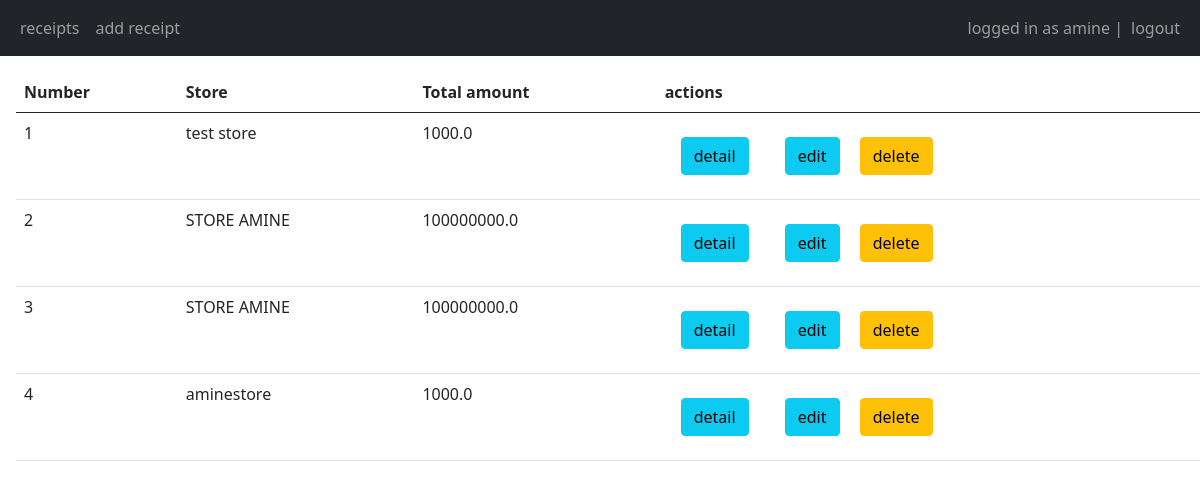
/ (signed in), run on the app's committed database.
### main/models.py (models this page shows, shortened)
class Receipt(models.Model):
    author= models.ForeignKey(User,on_delete=models.CASCADE,related_name="receipts")
    store= models.CharField(max_length=100)
    created_at = models.DateTimeField(auto_now_add=True)
    updated_at = models.DateTimeField(auto_now=True)
    item = models.TextField()
    total_amount = models.FloatField()

### main/views.py (the view)
# urls.py: path("",listView, name="receipts"),
@login_required(login_url="/login/")
def listView(request):
    if request.method == "POST":
        if "delete" in request.POST:
            pk = request.POST.get("delete")
            Receipt.objects.get(author=request.user.id,id=pk).delete()
    receipts = Receipt.objects.filter(author = request.user)
    return render(request,"receipt/listReceipt.html",{"receipts":receipts})

### templates/receipt/listReceipt.html (shortened to what this page needs)
{% extends "base.html" %}
{% block content %}
<form method="post" actions={% url "receipts"%}>
    <table class="table m-3">
        <thead>
            <th>Number</th>
            <th>Store</th>
            <th>Total amount</th>
            <th>actions</th>
    </thead>
    <tbody>
    {% for receipt in receipts%}
        <tr>
            <td>
                {{forloop.counter}}
            </td>
            <td>
                {{ receipt.store }}
            </td>
            <td>
                {{receipt.total_amount}}
            </td>
            <td>
                <a class="btn btn-info m-3" href={% url 'receipt-details' pk=receipt.id %}>detail</a>
                <a class="btn btn-info m-3" href={% url 'receipt-edit' pk=receipt.id %}>edit</a>
                <button formnovalidate name="delete" class="btn btn-warning" value={{receipt.id}}> delete </button>
            </td>
        </tr>
    {% endfor %}
    </tbody>
    </table>
{% endblock %}

### templates/base.html (shortened to what this page needs)
<!DOCTYPE html>
<html>
    <head>
        <link rel="stylesheet" href="">
        <link href="https://cdn.jsdelivr.net/npm/bootstrap@5.0.2/dist/css/bootstrap.min.css" rel="stylesheet">
    </head>
    <body>
        <nav class="navbar navbar-expand-lg navbar-dark bg-dark">
            <div class="container-fluid">
                <div>
                    <ul class="navbar-nav">
                        {% if user.is_authenticated %}
                        <li class="nav-item"><a class="nav-link" href="{% url 'receipts'%}"> receipts </a></li>
                        <li class="nav-item"><a class="nav-link" href= "{% url 'add-receipt' %}" > add receipt </a></li>
                    {% endif %}
                    </ul>
                </div>
                <div>
                    <ul class="navbar-nav">
                    {% if user.is_authenticated %}
                        <span class="navbar-text"> logged in as {{user.username}} | </span>
                        <li class="nav-item"><a class="nav-link" href="/logout"> logout </a></li>
                    {% else %}
                        <li class="nav-item"><a class="nav-link" href="/login"> signin </a></li>
                    {% endif %}
                    </ul>
                </div>
            </div>
        </nav>
        {%block content%}
        {%endblock%}
    </body>
</html>

### data on the page
Receipt: store "test store", total_amount "1000.0", {{ receipt.id }} 3 (drawn)
Receipt: store "STORE AMINE", total_amount "100000000.0", {{ receipt.id }} 4 (drawn)
Receipt: store "STORE AMINE", total_amount "100000000.0", {{ receipt.id }} 5 (drawn)
Receipt: store "aminestore", total_amount "1000.0", {{ receipt.id }} 6 (drawn)

### other printed values
{{ user.username }} "amine"
